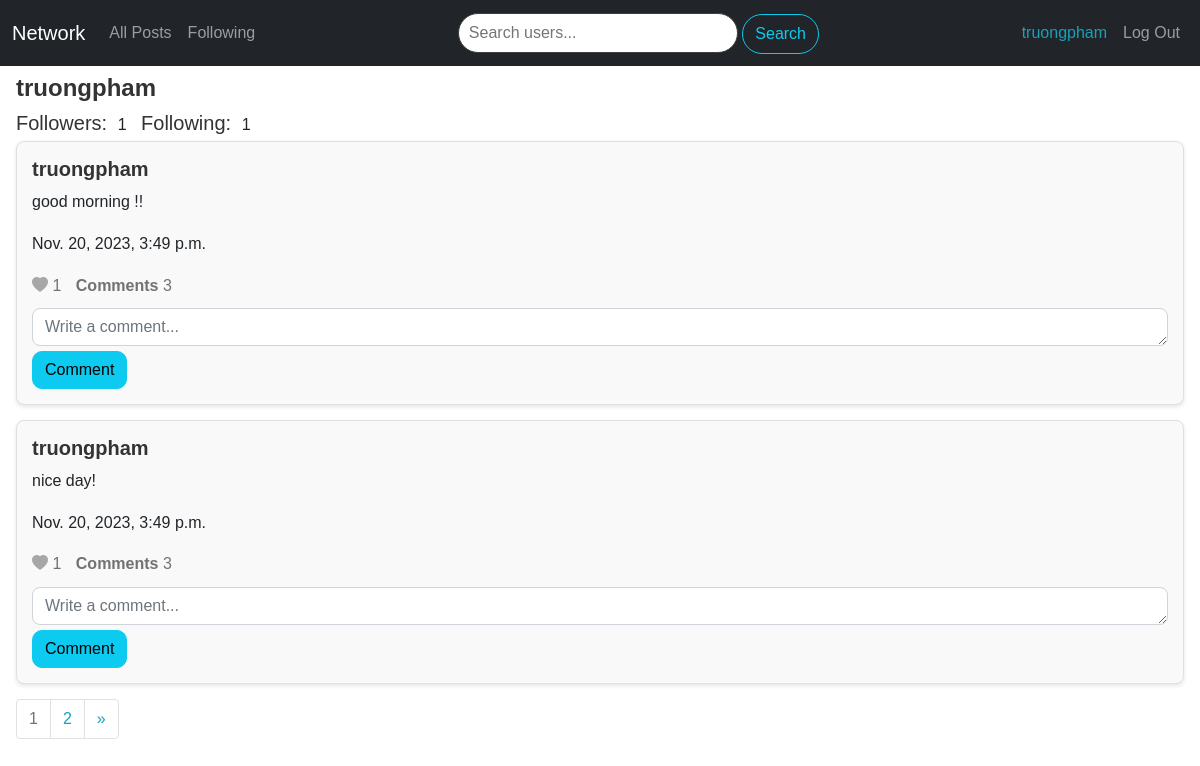
/profile/1 (signed in), run on the app's committed database.
### network/models.py (models this page shows, shortened)
class User(AbstractUser):
    pass

class Post(models.Model):
    content = models.CharField(max_length=1000)
    poster = models.ForeignKey(User, on_delete=models.CASCADE, related_name='posts')
    date = models.DateTimeField(auto_now_add=True)
    def like_count(self):
        return self.likes.count()
    def comment_count(self):
        return self.comments.count()

### network/views.py (the view)
# urls.py: path("profile/<int:user_id>", views.profile, name="profile"),
def profile(request, user_id):
    profile_user = User.objects.get(pk=user_id)
    posts = profile_user.posts.all().order_by('-date')
    followers_count = profile_user.followed.count()
    following_count = profile_user.followers.count()
    is_following = False
    if request.user.is_authenticated and request.user != profile_user:
        is_following = Follow.objects.filter(follower=request.user, followed=profile_user).exists()
        for post in posts:
            post.is_liked = post.is_like_by_user(request.user)
    posts, previous_page, next_page = paginate_posts(posts, request.GET.get('page'), 2)
    return render(request, "network/profile.html", {
        "profile_user": profile_user,
        "posts": posts,
        "previous_page": previous_page,
        "next_page": next_page,
        "is_following": is_following,
        "followers_count": followers_count,
        "following_count": following_count,
    })

### network/views.py (called while the page is built)
def paginate_posts(posts, page_number, posts_per_page):
    paginator = Paginator(posts, posts_per_page)
    page = page_number
    try:
        posts = paginator.page(page)
    except PageNotAnInteger:
        posts = paginator.page(1)
    except EmptyPage:
        posts = paginator.page(paginator.num.pages)
    previous_page = posts.previous_page_number() if posts.has_previous() else None
    next_page = posts.next_page_number() if posts.has_next() else None
    return posts, previous_page, next_page

### network/templates/network/profile.html (shortened to what this page needs)
{% extends "network/layout.html" %}
{% load static %}
{% block body %}
    <div class="mt-2 mx-3">
        <div class="flex-container">
            <div>
                <h4><strong>{{ profile_user.username }}</strong></h4>
            </div>
        </div>
        <div class="inline-style">
            <div class="inline-style">
                <h5>Followers: </h5><p id="followers-count">{{ followers_count }}</p>
            </div>
            <div class="inline-style">
                <h5>Following: </h5><p id="following-count">{{ following_count }}</p>
            </div>
        </div>
        {% for post in posts %}
            <div class="post-form mt-1 text-left" id="post-{{ post.id }}">
                <div class="flex-container-2">
                    <div>
                        <a href="{% url 'profile' post.poster.id %}"><h5><strong>{{ post.poster }}</strong></h5></a>
                    </div>
                </div>
                <p class="post-content">{{ post.content }}</p>
                <p>{{ post.date }}</p>
                <div class="like-div" id="like-container-{{ post.id }}">
                    <a href="javascript:void(0)" class="like-button {% if post.is_liked %}liked{% else %}unliked{% endif %}"
                    id="like-button-{{ post.id }}" data-post-id="{{ post.id }}" data-like="{{ post.is_liked|yesno:'true,false' }}">
                        <i class="bi bi-heart-fill"></i>
                    </a>
                    <span class="like-count" id="like-count-{{ post.id }}">{{ post.like_count }}</span>
                    <a href="javascript:void(0)" class="comment-link" data-post-id="{{ post.id }}">Comments</a>
                    <span class="comment-count" id="comment-count-{{ post.id }}">{{ post.comment_count }}</span>
                </div>
                <div id="comment-container-{{ post.id}}">
                    {% if user.is_authenticated %}
                        <textarea class="form-control comment-text" id="comment-text-{{ post.id }}" placeholder="Write a comment..." cols="70" rows="1"></textarea>
                        <button class="btn btn-info comment-btn" data-post-id="{{ post.id }}">Comment</button>
                    {% endif %}
                </div>
            </div>
        {% endfor %}
        <nav aria-label="Page navigation example">
            <ul class="pagination">
                <li class="page-item disabled"><span class="page-link color-type">{{ posts.number }}</span></li>
                {% if posts.has_next %}
                    <li class="page-item"><a class="page-link" style="color: #17a2b8;" href="?page={{ posts.next_page_number }}">{{ next_page }}</a></li>
                    <li class="page-item">
                        <a class="page-link" href="?page={{ posts.paginator.num_pages }}" aria-label="Next">
                            <span style="color: #17a2b8;" aria-hidden="true">&raquo;</span>
                        </a>
                    </li>
                {% endif %}
            </ul>
        </nav>
    </div>
{% endblock %}

### network/templates/network/layout.html (shortened to what this page needs)
{% load static %}
<!DOCTYPE html>
<html lang="en">
    <head>
        <link href="https://cdn.jsdelivr.net/npm/bootstrap@5.1.3/dist/css/bootstrap.min.css" rel="stylesheet">
        <link rel="stylesheet" href="https://cdn.jsdelivr.net/npm/bootstrap-icons@1.8.1/font/bootstrap-icons.css">
        <link href="{% static 'network/styles.css' %}" rel="stylesheet">
    </head>
    <body>
        <nav class="bg-light navbar navbar-expand-md navbar-dark bg-dark">
            <div class="container-fluid">
                <a class="navbar-brand" href="{% url 'index' %}">Network</a>
                <div class="collapse navbar-collapse justify-content-between" id="navbar">
                    <ul class="navbar-nav">
                        {% if user.is_authenticated %}
                            <li class="nav-item">
                                <a class="nav-link" href="{% url 'index' %}">All Posts</a>
                            </li>
                            <li class="nav-item">
                                <a class="nav-link" href="{% url 'following_page' %}">Following</a>
                            </li>
                        {% else %}
                            <li class="nav-item">
                                <a class="nav-link" href="{% url 'index' %}">All Posts</a>
                            </li>
                        {% endif %}
                    </ul>
                    <div class="navbar-nav">
                        <form action="{% url 'search_users' %}" method="GET" class="form-inline">
                            <input type="text" name="q" class="search-bar" placeholder="Search users..." />
                            <button type="submit" class="btn btn-outline-info ml-2">Search</button>
                        </form>
                    </div>
                    <ul class="navbar-nav">
                        {% if user.is_authenticated %}
                            <li class="nav-item">
                                <a class="nav-link" style="color: #17a2b8;" href="{% url 'profile' user.id %}">{{ user.username }}</a>
                            </li>
                            <li class="nav-item">
                                <a class="nav-link" href="{% url 'logout' %}">Log Out</a>
                            </li>
                        {% endif %}
                    </ul>
                </div>
            </div>
        </nav>
        <div class="body">
            {% block body %}
            {% endblock %}
        </div>
    </body>
</html>

### network/static/network/styles.css (style rules this page uses)
.post-form { border: 2px solid #ccc; padding: 10px; margin-bottom: 10px; border-radius: 7px; }
.color-type { color: grey; }
.inline-style h5, .inline-style p , .inline-style div { display: inline; margin-right: 5px; }
.flex-container { display: flex; flex-direction: row; gap: 30px; }
.flex-container-2 { display: flex; flex-direction: row; justify-content: space-between; }
.unliked { color: #a7a7a7; cursor: pointer; }
.like-count { display: inline; color: #727272; }
.comment-count { display: inline; color: #727272; }
.comment-link { display: inline; margin-left: 10px; color: #727272; font-weight: 550; }
.like-div { margin-bottom: 10px; }
.comment-text { margin-bottom: 5px; }
.post-form { background-color: #f9f9f9; border: 1px solid #e0e0e0; padding: 15px; margin-bottom: 15px; border-radius: 8px; box-shadow: 0 2px 4px rgba(0, 0, 0, 0.1); }
body { font-family: 'Arial', sans-serif; }
h2, h4, h5, strong { color: #333; }
a { text-decoration: none; }
.form-control { border-radius: 8px; }
.flex-container, .flex-container-2 { align-items: center; }
.search-bar { margin-bottom: 5px; margin-top: 5px; border: 1px solid #3e3e3e; border-radius: 25px; height: 40px; width: 280px; font-size: 16px; padding: 5px 10px; }
.btn-outline-info { height: 40px; border-radius: 25px; }
.btn-info { font-size: 16px; border-radius: 10px; }
body { font-size: 16px; line-height: 1.6; }

### data on the page
User: username "truongpham"
Post: poster "truongpham", content "good morning !!", date "Nov. 20, 2023, 3:49 p.m.", like_count "1", comment_count "3", id "Write a comment..."
Post: poster "truongpham", content "nice day!", date "Nov. 20, 2023, 3:49 p.m.", like_count "1", comment_count "3", id "Write a comment..."

### other printed values
{{ followers_count }} "1"
{{ following_count }} "1"
{{ posts.number }} "1"
{{ next_page }} "2"
